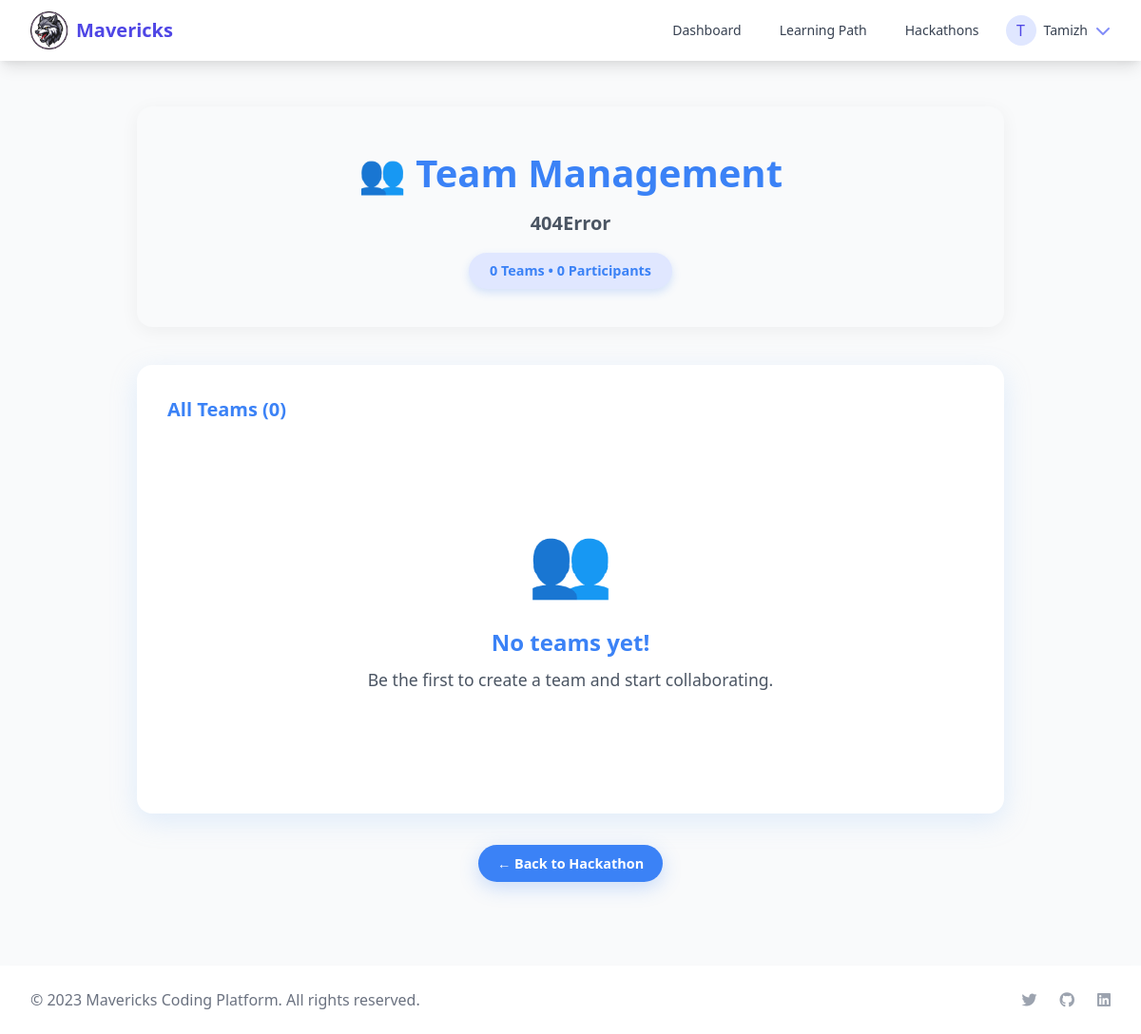
/hackathon/7/team/ (signed in), run on the app's committed database.
### myapp/models.py (models this page shows, shortened)
class CustomUser(AbstractUser):
    email = models.EmailField(unique=True)
    is_admin = models.BooleanField(default=False)
    profile_picture = models.ImageField(upload_to='profile_pics/', null=True, blank=True)
    bio = models.TextField(blank=True)
    total_xp = models.PositiveIntegerField(default=0)
    is_verified = models.BooleanField(default=False)
    verification_token = models.UUIDField(default=uuid.uuid4, editable=False)
    token_created_at = models.DateTimeField(auto_now_add=True, null=True)
    username = models.CharField(max_length=150, unique=False)
    USERNAME_FIELD = 'email'
    REQUIRED_FIELDS = ['username']  # username is still required for creation

class Hackathon(models.Model):
    STATUS_CHOICES = [
        ('upcoming', 'Upcoming'),
        ('registration_open', 'Registration Open'),
        ('waiting', 'Waiting to Start'),
        ('in_progress', 'In Progress'),
        ('evaluation', 'Under Evaluation'),
        ('completed', 'Completed'),
    ]
    name = models.CharField(max_length=100)
    description = models.TextField()
    created_by = models.ForeignKey(CustomUser, on_delete=models.CASCADE, related_name='created_hackathons')
    start_date = models.DateTimeField()
    end_date = models.DateTimeField()
    registration_start = models.DateTimeField()
    registration_end = models.DateTimeField()
    thumbnail = models.ImageField(upload_to='hackathon_thumbnails/', null=True, blank=True)
    prize = models.TextField(blank=True)
    rules = models.TextField(blank=True)
    team_size_min = models.PositiveIntegerField(default=1)
    team_size_max = models.PositiveIntegerField(default=5)
    allow_individual = models.BooleanField(default=True)
    max_participants = models.PositiveIntegerField(default=100)
    evaluation_criteria = models.JSONField(default=dict)
    status = models.CharField(max_length=20, choices=STATUS_CHOICES, default='upcoming')
    is_active = models.BooleanField(default=True)
    allow_student_creation = models.BooleanField(default=True)
    requires_approval = models.BooleanField(default=False)
    allow_late_submission = models.BooleanField(default=False)
    submission_guidelines = models.TextField(blank=True)
    judging_criteria_weights = models.JSONField(default=dict)
    auto_evaluation = models.BooleanField(default=False)
    github_org = models.CharField(max_length=100, blank=True)
    slack_webhook = models.URLField(blank=True)
    discord_webhook = models.URLField(blank=True)
    max_file_size_mb = models.PositiveIntegerField(default=50)
    allowed_file_types = models.JSONField(default=list)
    created_at = models.DateTimeField(auto_now_add=True)
    updated_at = models.DateTimeField(auto_now=True)
    class Meta:
        indexes = [
            models.Index(fields=['status', 'start_date']),
            models.Index(fields=['is_active', 'registration_start']),
        ]
        ordering = ['-start_date']
        permissions = [
            ('manage_hackathon', 'Can manage hackathon as creator'),
            ('view_all_hackathons', 'Can view all hackathons'),
        ]

### myapp/views.py (the view, shortened to what this page needs)
# urls.py: path('hackathon/<int:hackathon_id>/team/', views.manage_team, name='manage_team'),
@login_required
def manage_team(request, hackathon_id):
    hackathon = get_object_or_404(Hackathon, id=hackathon_id)
    is_creator = hackathon.created_by == request.user
    user_registration = HackathonRegistration.objects.filter(
        user=request.user,
        hackathon=hackathon,
        is_active=True
    ).first()
    if not is_creator and not user_registration:
        messages.error(request, 'You must be registered for this hackathon.')
        return redirect('hackathon_detail', hackathon_id=hackathon_id)
    user_team = user_registration.team if user_registration else None
    all_teams = HackathonTeam.objects.filter(
        hackathon=hackathon,
        is_active=True
    ).prefetch_related('members', 'leader').order_by('-created_at')
    total_participants = HackathonRegistration.objects.filter(
        hackathon=hackathon,
        is_active=True
    ).count()
    context = {
        'hackathon': hackathon,
        'is_creator': is_creator,
        'user_registration': user_registration,
        'user_team': user_team,
        'all_teams': all_teams,
        'total_participants': total_participants,
    }
    return render(request, 'user/manage_team.html', context)

### myapp/templates/user/manage_team.html (shortened to what this page needs)
{% extends "base.html" %}
{% load static %}
{% block content %}
<div class="container">
  <div class="header">
    <div class="header-content">
      <h1>👥 Team Management</h1>
      <p>{{ hackathon.name }}</p>
      <div class="header-stats">
        {{ all_teams.count }} Teams • {{ total_participants }} Participants
      </div>
    </div>
  </div>
  <div class="main-card" role="region" aria-label="Team List">
    <div style="display: flex; justify-content: space-between; align-items: center; margin-bottom: 1.5rem;">
      <h2 style="font-size: 1.25rem; font-weight: 700; color: var(--primary-blue); margin: 0;">
        {% if is_creator %}All Teams ({{ all_teams.count }}){% else %}Browse Teams{% endif %}
      </h2>
    </div>
    {% if all_teams %}
    <div class="teams-grid">
      {% for t in all_teams %}
      <div class="team-card" tabindex="0" aria-labelledby="team-name-{{ t.id }}" aria-describedby="team-desc-{{ t.id }}">
        <div class="team-card-header">
          <h3 id="team-name-{{ t.id }}" class="team-card-name">{{ t.name }}</h3>
          <span class="team-size-badge {% if t.member_count >= hackathon.team_size_max %}badge-full{% else %}badge-open{% endif %}" aria-label="Team size">
            {{ t.member_count }}/{{ hackathon.team_size_max }}
          </span>
        </div>
        <div class="team-leader"><strong>Leader:</strong> {{ t.leader.get_full_name|default:t.leader.username }}</div>
        {% if t.description %}
        <p id="team-desc-{{ t.id }}" class="team-description" title="{{ t.description }}">{{ t.description|truncatewords:18 }}</p>
        {% endif %}
        <div class="team-card-actions">
          {% if user_team == t %}
          <div class="btn btn-yellow btn-full" aria-current="true" aria-label="Your team">✅ Your Team</div>
          {% elif not user_team and t.member_count < hackathon.team_size_max %}
          <button onclick="showJoinCodeModal('{{ t.name|escapejs }}')" type="button" class="btn btn-secondary btn-flex" aria-label="Ask to join {{ t.name }}">🔑 Ask for Code</button>
          {% elif t.member_count >= hackathon.team_size_max %}
          <div class="btn btn-outline btn-full" style="opacity: 0.6; cursor: not-allowed;" aria-disabled="true" aria-label="Team is full">🔒 Team Full</div>
          {% endif %}
          {% if is_creator %}
          <button onclick="viewTeamDetails({{ t.id }})" type="button" class="btn btn-primary" style="padding: 0.5rem;" aria-label="View details for {{ t.name }}">👁️</button>
          {% endif %}
        </div>
      </div>
      {% endfor %}
    </div>
    {% else %}
    <div class="empty-state" role="alert" aria-live="polite">
      <div class="empty-icon" aria-hidden="true">👥</div>
      <h3>No teams yet!</h3>
      <p>Be the first to create a team and start collaborating.</p>
    </div>
    {% endif %}
  </div>
  <div class="back-section">
    <a href="{% url 'hackathon_detail' hackathon.id %}" class="btn" style="background-color: var(--primary-blue); color:white; border-radius:9999px; padding: 0.6rem 1.25rem;">← Back to Hackathon</a>
  </div>
</div>
{% endblock %}

### myapp/templates/base.html (shortened to what this page needs)
{% load static %}
<!DOCTYPE html>
<html lang="en">
<head>
    <link href="https://cdn.jsdelivr.net/npm/tailwindcss@2.2.19/dist/tailwind.min.css" rel="stylesheet">
    <link rel="stylesheet" href="https://cdnjs.cloudflare.com/ajax/libs/font-awesome/6.4.0/css/all.min.css">
    <link rel="stylesheet" href="{% static 'css/styles.css' %}">
    <link rel="stylesheet" href="{% static 'css/animations.css' %}">
</head>
<body id="ssd" class="bg-gray-50 font-poppins">
    <div class="min-h-screen flex flex-col">
        <nav class="bg-white shadow-lg">
            <div class="max-w-7xl mx-auto px-4 sm:px-6 lg:px-8">
                <div class="flex justify-between h-16">
                    <div class="flex items-center">
                        <a href="{% if request.user.is_authenticated %}{% url 'dashboard' %}{% else %}{% url 'login' %}{% endif %}" class="flex items-center">
                            <img src="{% static 'images/logo1.png' %}" alt="Mavericks Logo" class="h-10 w-auto">
                            <span class="ml-2 text-xl font-bold text-indigo-600">Mavericks</span>
                        </a>
                    </div>
                    <div class="flex items-center">
                        {% if request.user.is_authenticated %}
                        <div class="flex items-center space-x-4">
                            <a href="{% url 'dashboard' %}" class="text-gray-700 hover:text-indigo-600 px-3 py-2 rounded-md text-sm font-medium">Dashboard</a>
                            <a href="{% url 'learning_path' %}" class="text-gray-700 hover:text-indigo-600 px-3 py-2 rounded-md text-sm font-medium">Learning Path</a>
                            <a href="{% url 'hackathon' %}" class="text-gray-700 hover:text-indigo-600 px-3 py-2 rounded-md text-sm font-medium">Hackathons</a>
                            <div class="relative">
                              <button id="user-menu" type="button" class="flex items-center space-x-2 focus:outline-none"
                                aria-haspopup="true" aria-expanded="false" aria-controls="user-dropdown">
                                {% if request.user.profile_picture %}
                                  <img class="h-8 w-8 rounded-full" src="{{ request.user.profile_picture.url }}" alt="Profile" />
                                {% else %}
                                  <div class="h-8 w-8 rounded-full bg-indigo-100 flex items-center justify-center">
                                    <span class="text-indigo-600 font-medium">{{ request.user.username|first|upper }}</span>
                                  </div>
                                {% endif %}
                                <span class="text-gray-700 text-sm font-medium">{{ request.user.username }}</span>
                                <i class="fas fa-chevron-down text-indigo-400 ml-1"></i>
                              </button>
                            </div>
                        </div>
                        {% endif %}
                    </div>
                </div>
            </div>
        </nav>
        <main class="flex-grow">
            {% block content %}{% endblock %}
        </main>
        <footer class="bg-white shadow-lg mt-8">
            <div class="max-w-7xl mx-auto px-4 sm:px-6 lg:px-8 py-6">
                <div class="md:flex md:items-center md:justify-between">
                    <div class="flex justify-center md:order-2 space-x-6">
                        <a href="#" class="text-gray-400 hover:text-indigo-600" aria-label="Twitter">
                            <i class="fab fa-twitter"></i>
                        </a>
                        <a href="#" class="text-gray-400 hover:text-indigo-600" aria-label="GitHub">
                            <i class="fab fa-github"></i>
                        </a>
                        <a href="#" class="text-gray-400 hover:text-indigo-600" aria-label="LinkedIn">
                            <i class="fab fa-linkedin"></i>
                        </a>
                    </div>
                    <div class="mt-8 md:mt-0 md:order-1">
                        <p class="text-center text-base text-gray-500">&copy; 2023 Mavericks Coding Platform. All rights reserved.</p>
                    </div>
                </div>
            </div>
        </footer>
    </div>
</body>
</html>

### myapp/templates/user/manage_team.html (style rules this page uses)
:root { --primary-blue: #3b82f6; --primary-light: #60a5fa; --primary-dark: #2563eb; --accent-yellow: #facc15; --accent-orange: #fbbf24; --accent-green: #22c55e; --background-gradient: #ffffff; --text-primary: #1f2937; --text-secondary: #4b5563; --border-light: #e5e7eb; --btn-shadow: rgba(59, 130, 246, 0.2); }
body { background: var(--background-gradient); font-family: 'Segoe UI', Tahoma, Geneva, Verdana, sans-serif; color: var(--text-primary); min-height: 100vh; margin: 0; }
.container { max-width: 960px; margin: 3rem auto 4rem; padding: 0 1.5rem; }
.header { background: #f9fafb; border-radius: 16px; padding: 2.5rem 2rem; box-shadow: 0 4px 20px rgba(0, 0, 0, 0.05); text-align: center; margin-bottom: 2.5rem; position: relative; }
.header-content { position: relative; z-index: 1; }
.header h1 { font-size: 2.5rem; font-weight: 900; margin-bottom: 0.5rem; color: var(--primary-blue); }
.header p { font-size: 1.25rem; color: var(--text-secondary); margin-bottom: 1rem; font-weight: 600; }
.header-stats { display: inline-flex; align-items: center; background: #e0e7ff; color: var(--primary-blue); padding: 0.5rem 1.4rem; border-radius: 9999px; font-size: 0.9rem; font-weight: 700; box-shadow: 0 4px 10px var(--btn-shadow); user-select: none; }
.main-card { background: #ffffff; border-radius: 16px; padding: 2rem; box-shadow: 0 8px 28px rgba(147, 197, 253, 0.25); margin-bottom: 2.5rem; }
.btn { flex-shrink: 0; padding: 0.55rem 1.4rem; border-radius: 9999px; font-weight: 700; font-size: 0.9rem; border: none; cursor: pointer; background-color: var(--primary-blue); color: white; box-shadow: 0 6px 15px rgba(59, 130, 246, 0.3); transition: background-color 0.25s ease, box-shadow 0.25s ease; white-space: nowrap; }
.empty-state { text-align: center; padding: 4rem 2rem; color: var(--text-secondary); }
.empty-icon { font-size: 4.5rem; margin-bottom: 1rem; }
.empty-state h3 { font-size: 1.5rem; font-weight: 700; margin-bottom: 0.5rem; color: var(--primary-blue); }
.empty-state p { font-size: 1.1rem; margin-bottom: 2rem; }
.back-section { text-align: center; margin-top: 2.5rem; }
.back-section a.btn { padding: 0.6rem 1.25rem; font-weight: 700; background-color: var(--primary-blue); color: white; border-radius: 9999px; box-shadow: 0 6px 20px rgba(59, 130, 246, 0.25); transition: background-color 0.3s ease; text-decoration: none; }

### data on the page
CustomUser: user.username|first "T", user.username "Tamizh"
Hackathon: name "404Error"

### other printed values
{{ all_teams.count }} "0"
{{ total_participants }} "0"
